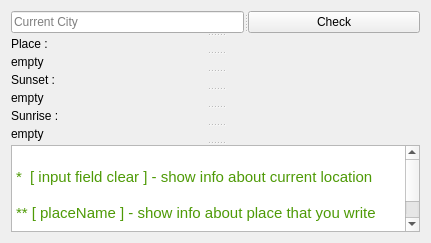
<?xml version="1.0" encoding="UTF-8"?>
<ui version="4.0">
 <class>MainWindow</class>
 <widget class="QMainWindow" name="MainWindow">
  <property name="geometry">
   <rect>
    <x>0</x>
    <y>0</y>
    <width>431</width>
    <height>243</height>
   </rect>
  </property>
  <property name="windowTitle">
   <string>MainWindow</string>
  </property>
  <widget class="QWidget" name="centralWidget">
   <layout class="QVBoxLayout" name="verticalLayout">
    <item>
     <widget class="QSplitter" name="splitter_2">
      <property name="orientation">
       <enum>Qt::Vertical</enum>
      </property>
      <widget class="QSplitter" name="splitter">
       <property name="maximumSize">
        <size>
         <width>20002</width>
         <height>9999</height>
        </size>
       </property>
       <property name="orientation">
        <enum>Qt::Horizontal</enum>
       </property>
       <widget class="QLineEdit" name="lineEdit_input">
        <property name="maximumSize">
         <size>
          <width>9999</width>
          <height>9999</height>
         </size>
        </property>
        <property name="placeholderText">
         <string>Current City</string>
        </property>
       </widget>
       <widget class="QPushButton" name="pushButton_Check">
        <property name="maximumSize">
         <size>
          <width>9999</width>
          <height>9999</height>
         </size>
        </property>
        <property name="text">
         <string>Check</string>
        </property>
       </widget>
      </widget>
      <widget class="QLabel" name="label">
       <property name="maximumSize">
        <size>
         <width>9999</width>
         <height>9999</height>
        </size>
       </property>
       <property name="text">
        <string>Place :</string>
       </property>
       <property name="alignment">
        <set>Qt::AlignLeading|Qt::AlignLeft|Qt::AlignVCenter</set>
       </property>
      </widget>
      <widget class="QLabel" name="label_place">
       <property name="maximumSize">
        <size>
         <width>9999</width>
         <height>9999</height>
        </size>
       </property>
       <property name="text">
        <string>empty</string>
       </property>
       <property name="alignment">
        <set>Qt::AlignLeading|Qt::AlignLeft|Qt::AlignVCenter</set>
       </property>
      </widget>
      <widget class="QLabel" name="label_3">
       <property name="maximumSize">
        <size>
         <width>9999</width>
         <height>9999</height>
        </size>
       </property>
       <property name="text">
        <string>Sunset :</string>
       </property>
      </widget>
      <widget class="QLabel" name="label_sunset">
       <property name="maximumSize">
        <size>
         <width>9999</width>
         <height>9999</height>
        </size>
       </property>
       <property name="text">
        <string>empty</string>
       </property>
       <property name="alignment">
        <set>Qt::AlignLeading|Qt::AlignLeft|Qt::AlignVCenter</set>
       </property>
      </widget>
      <widget class="QLabel" name="label_5">
       <property name="maximumSize">
        <size>
         <width>9999</width>
         <height>9999</height>
        </size>
       </property>
       <property name="text">
        <string>Sunrise :</string>
       </property>
       <property name="alignment">
        <set>Qt::AlignLeading|Qt::AlignLeft|Qt::AlignVCenter</set>
       </property>
      </widget>
      <widget class="QLabel" name="label_sunrise">
       <property name="maximumSize">
        <size>
         <width>9999</width>
         <height>9999</height>
        </size>
       </property>
       <property name="text">
        <string>empty</string>
       </property>
       <property name="alignment">
        <set>Qt::AlignLeading|Qt::AlignLeft|Qt::AlignVCenter</set>
       </property>
      </widget>
      <widget class="QTextEdit" name="textEdit">
       <property name="html">
        <string>&lt;!DOCTYPE HTML PUBLIC &quot;-//W3C//DTD HTML 4.0//EN&quot; &quot;http://www.w3.org/TR/REC-html40/strict.dtd&quot;&gt;
&lt;html&gt;&lt;head&gt;&lt;meta name=&quot;qrichtext&quot; content=&quot;1&quot; /&gt;&lt;style type=&quot;text/css&quot;&gt;
p, li { white-space: pre-wrap; }
&lt;/style&gt;&lt;/head&gt;&lt;body style=&quot; font-family:'Ubuntu'; font-size:11pt; font-weight:400; font-style:normal;&quot;&gt;
&lt;p style=&quot;-qt-paragraph-type:empty; margin-top:0px; margin-bottom:0px; margin-left:0px; margin-right:0px; -qt-block-indent:0; text-indent:0px;&quot;&gt;&lt;br /&gt;&lt;/p&gt;
&lt;p style=&quot; margin-top:0px; margin-bottom:0px; margin-left:0px; margin-right:0px; -qt-block-indent:0; text-indent:0px;&quot;&gt;&lt;span style=&quot; color:#4e9a06;&quot;&gt;*  [ input field clear ] - show info about current location&lt;/span&gt;&lt;/p&gt;
&lt;p style=&quot;-qt-paragraph-type:empty; margin-top:0px; margin-bottom:0px; margin-left:0px; margin-right:0px; -qt-block-indent:0; text-indent:0px; color:#4e9a06;&quot;&gt;&lt;br /&gt;&lt;/p&gt;
&lt;p style=&quot; margin-top:0px; margin-bottom:0px; margin-left:0px; margin-right:0px; -qt-block-indent:0; text-indent:0px;&quot;&gt;&lt;span style=&quot; color:#4e9a06;&quot;&gt;** [ placeName ] - show info about place that you write&lt;/span&gt;&lt;/p&gt;
&lt;p style=&quot;-qt-paragraph-type:empty; margin-top:0px; margin-bottom:0px; margin-left:0px; margin-right:0px; -qt-block-indent:0; text-indent:0px;&quot;&gt;&lt;br /&gt;&lt;/p&gt;
&lt;p style=&quot; margin-top:0px; margin-bottom:0px; margin-left:0px; margin-right:0px; -qt-block-indent:0; text-indent:0px;&quot;&gt;&lt;span style=&quot; font-size:12pt; color:#cc0000;&quot;&gt;NOTE: All times are without UTC and summer time.&lt;/span&gt;&lt;/p&gt;&lt;/body&gt;&lt;/html&gt;</string>
       </property>
      </widget>
     </widget>
    </item>
   </layout>
  </widget>
 </widget>
 <layoutdefault spacing="6" margin="11"/>
 <resources/>
 <connections/>
</ui>
